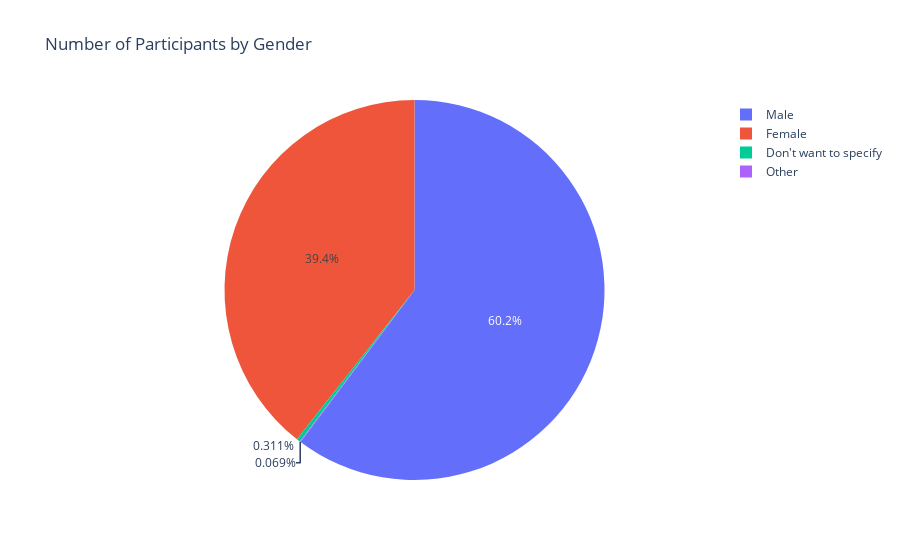

Write notebook code for a chart like this one.
### Code cell
fig = px.pie(unique_genders, values = "Number of Participants", names = "Gender",title = "Number of Participants by Gender")
fig.show()

### Figure 1 — Plotly figure (JSON) as saved in the notebook; plotly's stock layout.template omitted (floating-point values rounded to 4 significant figures)
{"data": [{"domain": {"x": [0, 1], "y": [0, 1]}, "hovertemplate": "Gender=%{label}<br>Number of Participants=%{value}<extra></extra>", "labels": ["Male", "Female", "Don't want to specify", "Other"], "legendgroup": "", "name": "", "showlegend": true, "type": "pie", "values": [12215, 7986, 63, 14]}], "layout": {"autosize": true, "legend": {"tracegroupgap": 0}, "title": {"text": "Number of Participants by Gender"}}}
